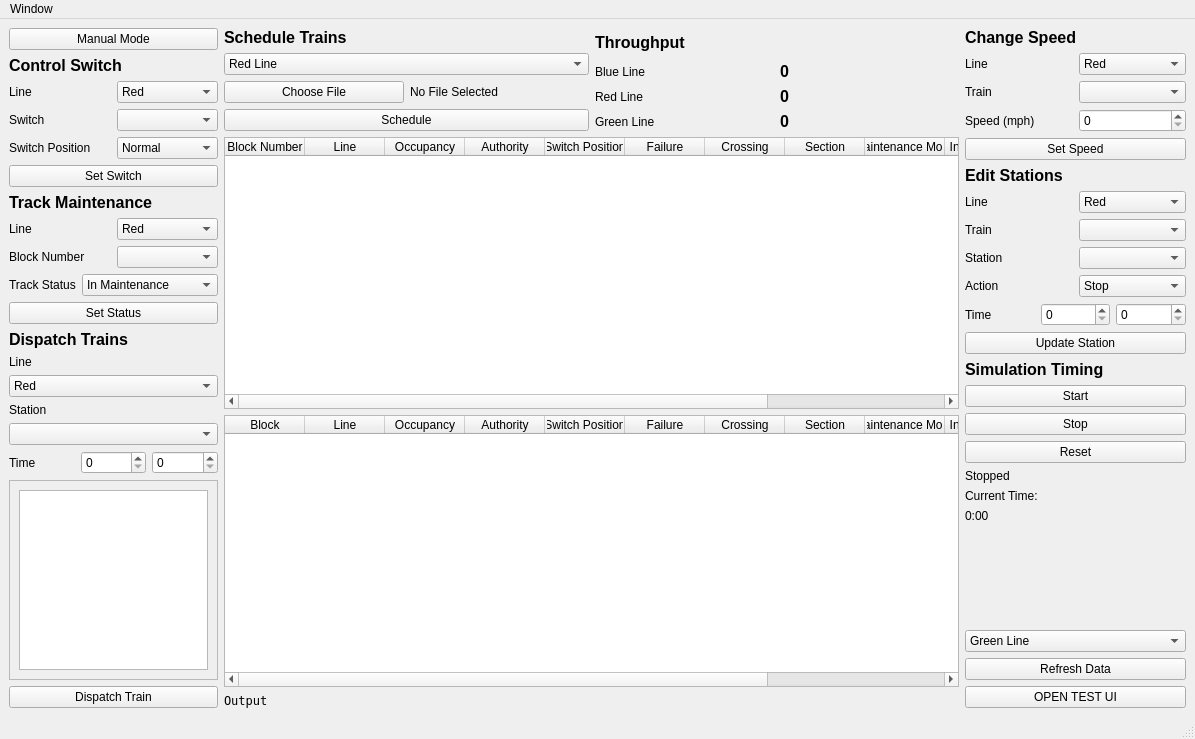
<?xml version="1.0" encoding="UTF-8"?>
<ui version="4.0">
 <class>MainWindow</class>
 <widget class="QMainWindow" name="MainWindow">
  <property name="geometry">
   <rect>
    <x>0</x>
    <y>0</y>
    <width>1195</width>
    <height>739</height>
   </rect>
  </property>
  <property name="windowTitle">
   <string>MainWindow</string>
  </property>
  <property name="styleSheet">
   <string notr="true"/>
  </property>
  <widget class="QWidget" name="centralwidget">
   <property name="sizePolicy">
    <sizepolicy hsizetype="Preferred" vsizetype="Preferred">
     <horstretch>0</horstretch>
     <verstretch>0</verstretch>
    </sizepolicy>
   </property>
   <layout class="QHBoxLayout" name="horizontalLayout_20" stretch="1,10,3">
    <item>
     <layout class="QVBoxLayout" name="verticalLayout_10">
      <item>
       <widget class="QPushButton" name="pushButton_manualMode">
        <property name="styleSheet">
         <string notr="true">QPushButton:checked {background-color: red;}</string>
        </property>
        <property name="text">
         <string>Manual Mode</string>
        </property>
        <property name="checkable">
         <bool>true</bool>
        </property>
        <property name="autoDefault">
         <bool>false</bool>
        </property>
        <property name="flat">
         <bool>false</bool>
        </property>
       </widget>
      </item>
      <item>
       <layout class="QVBoxLayout" name="verticalLayout_2">
        <item>
         <widget class="QLabel" name="label_10">
          <property name="font">
           <font>
            <pointsize>12</pointsize>
            <bold>true</bold>
           </font>
          </property>
          <property name="text">
           <string>Control Switch</string>
          </property>
         </widget>
        </item>
        <item>
         <layout class="QHBoxLayout" name="horizontalLayout_6">
          <item>
           <widget class="QLabel" name="label_12">
            <property name="text">
             <string>Line</string>
            </property>
           </widget>
          </item>
          <item>
           <widget class="QComboBox" name="comboBox_controlSwitch_Line">
            <item>
             <property name="text">
              <string>Red</string>
             </property>
            </item>
            <item>
             <property name="text">
              <string>Green</string>
             </property>
            </item>
            <item>
             <property name="text">
              <string>Blue</string>
             </property>
            </item>
           </widget>
          </item>
         </layout>
        </item>
        <item>
         <layout class="QHBoxLayout" name="horizontalLayout_7">
          <item>
           <widget class="QLabel" name="label_13">
            <property name="text">
             <string>Switch</string>
            </property>
           </widget>
          </item>
          <item>
           <widget class="QComboBox" name="comboBox_controlSwitch_switch"/>
          </item>
         </layout>
        </item>
        <item>
         <layout class="QHBoxLayout" name="horizontalLayout_8">
          <item>
           <widget class="QLabel" name="label_14">
            <property name="text">
             <string>Switch Position</string>
            </property>
           </widget>
          </item>
          <item>
           <widget class="QComboBox" name="comboBox_controlSwitch_switchPosition">
            <item>
             <property name="text">
              <string>Normal</string>
             </property>
            </item>
            <item>
             <property name="text">
              <string>Reverse</string>
             </property>
            </item>
           </widget>
          </item>
         </layout>
        </item>
        <item>
         <widget class="QPushButton" name="pushButton_controlSwitch">
          <property name="text">
           <string>Set Switch</string>
          </property>
         </widget>
        </item>
       </layout>
      </item>
      <item>
       <layout class="QVBoxLayout" name="verticalLayout">
        <item>
         <widget class="QLabel" name="label_5">
          <property name="font">
           <font>
            <pointsize>12</pointsize>
            <bold>true</bold>
           </font>
          </property>
          <property name="text">
           <string>Track Maintenance</string>
          </property>
         </widget>
        </item>
        <item>
         <layout class="QHBoxLayout" name="horizontalLayout">
          <item>
           <widget class="QLabel" name="label_6">
            <property name="text">
             <string>Line</string>
            </property>
           </widget>
          </item>
          <item>
           <widget class="QComboBox" name="comboBox_trackMaintenance_line">
            <item>
             <property name="text">
              <string>Red</string>
             </property>
            </item>
            <item>
             <property name="text">
              <string>Green</string>
             </property>
            </item>
            <item>
             <property name="text">
              <string>Blue</string>
             </property>
            </item>
           </widget>
          </item>
         </layout>
        </item>
        <item>
         <layout class="QHBoxLayout" name="horizontalLayout_2"/>
        </item>
        <item>
         <layout class="QHBoxLayout" name="horizontalLayout_3">
          <item>
           <widget class="QLabel" name="label_8">
            <property name="text">
             <string>Block Number</string>
            </property>
           </widget>
          </item>
          <item>
           <widget class="QComboBox" name="comboBox_trackMaintenance_blockNumber"/>
          </item>
         </layout>
        </item>
        <item>
         <layout class="QHBoxLayout" name="horizontalLayout_4">
          <item>
           <widget class="QLabel" name="label_9">
            <property name="text">
             <string>Track Status</string>
            </property>
           </widget>
          </item>
          <item>
           <widget class="QComboBox" name="comboBox_trackMaintenance_trackStatus">
            <item>
             <property name="text">
              <string>In Maintenance</string>
             </property>
            </item>
            <item>
             <property name="text">
              <string>Out of Maintenance</string>
             </property>
            </item>
           </widget>
          </item>
         </layout>
        </item>
        <item>
         <widget class="QPushButton" name="pushButton_trackMaintenance">
          <property name="text">
           <string>Set Status</string>
          </property>
         </widget>
        </item>
       </layout>
      </item>
      <item>
       <layout class="QVBoxLayout" name="verticalLayout_9">
        <item>
         <widget class="QLabel" name="label_27">
          <property name="font">
           <font>
            <pointsize>12</pointsize>
            <bold>true</bold>
           </font>
          </property>
          <property name="text">
           <string>Dispatch Trains</string>
          </property>
         </widget>
        </item>
        <item>
         <widget class="QLabel" name="label_28">
          <property name="text">
           <string>Line</string>
          </property>
         </widget>
        </item>
        <item>
         <widget class="QComboBox" name="comboBox_dispatchTrain_line">
          <item>
           <property name="text">
            <string>Red</string>
           </property>
          </item>
          <item>
           <property name="text">
            <string>Green</string>
           </property>
          </item>
          <item>
           <property name="text">
            <string>Blue</string>
           </property>
          </item>
         </widget>
        </item>
        <item>
         <widget class="QLabel" name="label_24">
          <property name="text">
           <string>Station</string>
          </property>
         </widget>
        </item>
        <item>
         <widget class="QComboBox" name="comboBox_dispatchTrain_station"/>
        </item>
        <item>
         <layout class="QHBoxLayout" name="horizontalLayout_19">
          <item>
           <widget class="QLabel" name="label_29">
            <property name="text">
             <string>Time</string>
            </property>
           </widget>
          </item>
          <item>
           <widget class="QSpinBox" name="spinBox_dispatchTrain_hour">
            <property name="maximum">
             <number>23</number>
            </property>
           </widget>
          </item>
          <item>
           <widget class="QSpinBox" name="spinBox_dispatchTrain_minute">
            <property name="maximum">
             <number>59</number>
            </property>
           </widget>
          </item>
         </layout>
        </item>
        <item>
         <widget class="QScrollArea" name="scrollArea">
          <property name="widgetResizable">
           <bool>true</bool>
          </property>
          <widget class="QWidget" name="scrollAreaWidgetContents">
           <property name="geometry">
            <rect>
             <x>0</x>
             <y>0</y>
             <width>200</width>
             <height>155</height>
            </rect>
           </property>
           <layout class="QHBoxLayout" name="horizontalLayout_18">
            <item>
             <widget class="QColumnView" name="columnView"/>
            </item>
           </layout>
          </widget>
         </widget>
        </item>
        <item>
         <widget class="QPushButton" name="pushButton_dispatchTrains">
          <property name="text">
           <string>Dispatch Train</string>
          </property>
         </widget>
        </item>
       </layout>
      </item>
     </layout>
    </item>
    <item>
     <layout class="QVBoxLayout" name="verticalLayout_8">
      <property name="sizeConstraint">
       <enum>QLayout::SetMinimumSize</enum>
      </property>
      <item>
       <layout class="QHBoxLayout" name="horizontalLayout_17">
        <item>
         <layout class="QVBoxLayout" name="verticalLayout_3">
          <item>
           <widget class="QLabel" name="label_2">
            <property name="font">
             <font>
              <pointsize>12</pointsize>
              <bold>true</bold>
             </font>
            </property>
            <property name="text">
             <string>Schedule Trains</string>
            </property>
           </widget>
          </item>
          <item>
           <widget class="QComboBox" name="comboBox">
            <item>
             <property name="text">
              <string>Red Line</string>
             </property>
            </item>
            <item>
             <property name="text">
              <string>Green Line</string>
             </property>
            </item>
            <item>
             <property name="text">
              <string>Blue Line</string>
             </property>
            </item>
           </widget>
          </item>
          <item>
           <layout class="QHBoxLayout" name="horizontalLayout_5">
            <item>
             <widget class="QPushButton" name="pushButton_2">
              <property name="text">
               <string>Choose File</string>
              </property>
             </widget>
            </item>
            <item>
             <widget class="QLabel" name="label">
              <property name="text">
               <string>No File Selected</string>
              </property>
             </widget>
            </item>
           </layout>
          </item>
          <item>
           <widget class="QPushButton" name="pushButton_scheduleTrains">
            <property name="text">
             <string>Schedule</string>
            </property>
           </widget>
          </item>
         </layout>
        </item>
        <item>
         <layout class="QVBoxLayout" name="verticalLayout_7">
          <item>
           <widget class="QLabel" name="label_4">
            <property name="font">
             <font>
              <pointsize>12</pointsize>
              <bold>true</bold>
             </font>
            </property>
            <property name="text">
             <string>Throughput</string>
            </property>
           </widget>
          </item>
          <item>
           <layout class="QGridLayout" name="gridLayout">
            <property name="sizeConstraint">
             <enum>QLayout::SetDefaultConstraint</enum>
            </property>
            <item row="1" column="1">
             <widget class="QLabel" name="RedThroughput">
              <property name="font">
               <font>
                <pointsize>12</pointsize>
                <bold>true</bold>
               </font>
              </property>
              <property name="text">
               <string>0</string>
              </property>
             </widget>
            </item>
            <item row="2" column="1">
             <widget class="QLabel" name="GreenThroughput">
              <property name="font">
               <font>
                <pointsize>12</pointsize>
                <bold>true</bold>
               </font>
              </property>
              <property name="text">
               <string>0</string>
              </property>
             </widget>
            </item>
            <item row="1" column="0">
             <widget class="QLabel" name="label_23">
              <property name="text">
               <string>Red Line</string>
              </property>
             </widget>
            </item>
            <item row="2" column="0">
             <widget class="QLabel" name="label_25">
              <property name="text">
               <string>Green Line</string>
              </property>
             </widget>
            </item>
            <item row="0" column="0">
             <widget class="QLabel" name="label_7">
              <property name="text">
               <string>Blue Line</string>
              </property>
             </widget>
            </item>
            <item row="0" column="1">
             <widget class="QLabel" name="BlueThroughput">
              <property name="font">
               <font>
                <pointsize>12</pointsize>
                <bold>true</bold>
               </font>
              </property>
              <property name="text">
               <string>0</string>
              </property>
             </widget>
            </item>
           </layout>
          </item>
         </layout>
        </item>
       </layout>
      </item>
      <item>
       <widget class="QTableWidget" name="tableWidget_2">
        <property name="enabled">
         <bool>true</bool>
        </property>
        <property name="sizePolicy">
         <sizepolicy hsizetype="Minimum" vsizetype="Expanding">
          <horstretch>0</horstretch>
          <verstretch>0</verstretch>
         </sizepolicy>
        </property>
        <property name="toolTipDuration">
         <number>-1</number>
        </property>
        <attribute name="horizontalHeaderDefaultSectionSize">
         <number>80</number>
        </attribute>
        <attribute name="horizontalHeaderStretchLastSection">
         <bool>true</bool>
        </attribute>
        <attribute name="verticalHeaderVisible">
         <bool>false</bool>
        </attribute>
        <column>
         <property name="text">
          <string>Block Number</string>
         </property>
        </column>
        <column>
         <property name="text">
          <string>Line</string>
         </property>
        </column>
        <column>
         <property name="text">
          <string>Occupancy</string>
         </property>
        </column>
        <column>
         <property name="text">
          <string>Authority</string>
         </property>
        </column>
        <column>
         <property name="text">
          <string>Switch Position</string>
         </property>
        </column>
        <column>
         <property name="text">
          <string>Failure</string>
         </property>
        </column>
        <column>
         <property name="text">
          <string>Crossing</string>
         </property>
        </column>
        <column>
         <property name="text">
          <string>Section</string>
         </property>
        </column>
        <column>
         <property name="text">
          <string>Maintenance Mode</string>
         </property>
        </column>
        <column>
         <property name="text">
          <string>Infrastructure</string>
         </property>
        </column>
        <column>
         <property name="text">
          <string>Signal</string>
         </property>
        </column>
        <column>
         <property name="text">
          <string>Suggested Speed</string>
         </property>
        </column>
       </widget>
      </item>
      <item>
       <widget class="QTableWidget" name="tableWidget">
        <attribute name="horizontalHeaderDefaultSectionSize">
         <number>80</number>
        </attribute>
        <attribute name="horizontalHeaderStretchLastSection">
         <bool>true</bool>
        </attribute>
        <attribute name="verticalHeaderVisible">
         <bool>false</bool>
        </attribute>
        <column>
         <property name="text">
          <string>Block</string>
         </property>
        </column>
        <column>
         <property name="text">
          <string>Line</string>
         </property>
        </column>
        <column>
         <property name="text">
          <string>Occupancy</string>
         </property>
        </column>
        <column>
         <property name="text">
          <string>Authority</string>
         </property>
        </column>
        <column>
         <property name="text">
          <string>Switch Position</string>
         </property>
        </column>
        <column>
         <property name="text">
          <string>Failure</string>
         </property>
        </column>
        <column>
         <property name="text">
          <string>Crossing</string>
         </property>
        </column>
        <column>
         <property name="text">
          <string>Section</string>
         </property>
        </column>
        <column>
         <property name="text">
          <string>Maintenance Mode</string>
         </property>
        </column>
        <column>
         <property name="text">
          <string>Infrastructure</string>
         </property>
        </column>
        <column>
         <property name="text">
          <string>Signal</string>
         </property>
        </column>
        <column>
         <property name="text">
          <string>Suggested Speed</string>
         </property>
        </column>
       </widget>
      </item>
      <item>
       <widget class="QLabel" name="outputLabel">
        <property name="font">
         <font>
          <family>Terminal</family>
          <pointsize>9</pointsize>
         </font>
        </property>
        <property name="text">
         <string>Output</string>
        </property>
       </widget>
      </item>
     </layout>
    </item>
    <item>
     <layout class="QVBoxLayout" name="verticalLayout_6">
      <property name="sizeConstraint">
       <enum>QLayout::SetMinimumSize</enum>
      </property>
      <item>
       <layout class="QVBoxLayout" name="verticalLayout_4">
        <item>
         <widget class="QLabel" name="label_11">
          <property name="font">
           <font>
            <pointsize>12</pointsize>
            <bold>true</bold>
           </font>
          </property>
          <property name="text">
           <string>Change Speed</string>
          </property>
         </widget>
        </item>
        <item>
         <layout class="QHBoxLayout" name="horizontalLayout_9">
          <item>
           <widget class="QLabel" name="label_15">
            <property name="text">
             <string>Line</string>
            </property>
           </widget>
          </item>
          <item>
           <widget class="QComboBox" name="comboBox_changeSpeed_line">
            <item>
             <property name="text">
              <string>Red</string>
             </property>
            </item>
            <item>
             <property name="text">
              <string>Green</string>
             </property>
            </item>
            <item>
             <property name="text">
              <string>Blue</string>
             </property>
            </item>
           </widget>
          </item>
         </layout>
        </item>
        <item>
         <layout class="QHBoxLayout" name="horizontalLayout_10">
          <item>
           <widget class="QLabel" name="label_16">
            <property name="text">
             <string>Train</string>
            </property>
           </widget>
          </item>
          <item>
           <widget class="QComboBox" name="comboBox_changeSpeed_train"/>
          </item>
         </layout>
        </item>
        <item>
         <layout class="QHBoxLayout" name="horizontalLayout_11">
          <item>
           <widget class="QLabel" name="label_17">
            <property name="text">
             <string>Speed (mph)</string>
            </property>
           </widget>
          </item>
          <item>
           <widget class="QSpinBox" name="spinBox_changeSpeed_speed"/>
          </item>
         </layout>
        </item>
        <item>
         <widget class="QPushButton" name="pushButton_changeSpeed">
          <property name="text">
           <string>Set Speed</string>
          </property>
         </widget>
        </item>
       </layout>
      </item>
      <item>
       <layout class="QVBoxLayout" name="verticalLayout_5">
        <item>
         <widget class="QLabel" name="label_18">
          <property name="font">
           <font>
            <pointsize>12</pointsize>
            <bold>true</bold>
           </font>
          </property>
          <property name="text">
           <string>Edit Stations</string>
          </property>
         </widget>
        </item>
        <item>
         <layout class="QHBoxLayout" name="horizontalLayout_12">
          <item>
           <widget class="QLabel" name="label_19">
            <property name="text">
             <string>Line</string>
            </property>
           </widget>
          </item>
          <item>
           <widget class="QComboBox" name="comboBox_editStations_line">
            <item>
             <property name="text">
              <string>Red</string>
             </property>
            </item>
            <item>
             <property name="text">
              <string>Green</string>
             </property>
            </item>
            <item>
             <property name="text">
              <string>Blue</string>
             </property>
            </item>
           </widget>
          </item>
         </layout>
        </item>
        <item>
         <layout class="QHBoxLayout" name="horizontalLayout_13">
          <item>
           <widget class="QLabel" name="label_20">
            <property name="text">
             <string>Train</string>
            </property>
           </widget>
          </item>
          <item>
           <widget class="QComboBox" name="comboBox_editStations_train"/>
          </item>
         </layout>
        </item>
        <item>
         <layout class="QHBoxLayout" name="horizontalLayout_14">
          <item>
           <widget class="QLabel" name="label_21">
            <property name="text">
             <string>Station</string>
            </property>
           </widget>
          </item>
          <item>
           <widget class="QComboBox" name="comboBox_editStations_station">
            <property name="toolTipDuration">
             <number>100</number>
            </property>
            <property name="sizeAdjustPolicy">
             <enum>QComboBox::AdjustToContents</enum>
            </property>
           </widget>
          </item>
         </layout>
        </item>
        <item>
         <layout class="QHBoxLayout" name="horizontalLayout_15">
          <item>
           <widget class="QLabel" name="label_22">
            <property name="text">
             <string>Action</string>
            </property>
           </widget>
          </item>
          <item>
           <widget class="QComboBox" name="comboBox_editStations_action">
            <item>
             <property name="text">
              <string>Stop</string>
             </property>
            </item>
            <item>
             <property name="text">
              <string>Skip</string>
             </property>
            </item>
           </widget>
          </item>
         </layout>
        </item>
        <item>
         <layout class="QHBoxLayout" name="horizontalLayout_16">
          <item>
           <widget class="QLabel" name="label_3">
            <property name="text">
             <string>Time</string>
            </property>
           </widget>
          </item>
          <item>
           <widget class="QSpinBox" name="spinBox_editStations_hour">
            <property name="maximum">
             <number>23</number>
            </property>
           </widget>
          </item>
          <item>
           <widget class="QSpinBox" name="spinBox_editStations_minute">
            <property name="maximum">
             <number>59</number>
            </property>
           </widget>
          </item>
         </layout>
        </item>
        <item>
         <widget class="QPushButton" name="pushButton_editStations">
          <property name="text">
           <string>Update Station</string>
          </property>
         </widget>
        </item>
        <item>
         <widget class="QLabel" name="label_26">
          <property name="font">
           <font>
            <pointsize>12</pointsize>
            <bold>true</bold>
           </font>
          </property>
          <property name="text">
           <string>Simulation Timing</string>
          </property>
         </widget>
        </item>
        <item>
         <widget class="QPushButton" name="pushButton_startSim">
          <property name="text">
           <string>Start</string>
          </property>
         </widget>
        </item>
        <item>
         <widget class="QPushButton" name="pushButton_stopSim">
          <property name="text">
           <string>Stop</string>
          </property>
         </widget>
        </item>
        <item>
         <widget class="QPushButton" name="pushButton_resetSim">
          <property name="text">
           <string>Reset</string>
          </property>
         </widget>
        </item>
        <item>
         <widget class="QLabel" name="label_simStatus">
          <property name="text">
           <string>Stopped</string>
          </property>
         </widget>
        </item>
        <item>
         <widget class="QLabel" name="label_31">
          <property name="text">
           <string>Current Time: </string>
          </property>
         </widget>
        </item>
        <item>
         <widget class="QLabel" name="label_currentTime">
          <property name="text">
           <string>0:00</string>
          </property>
         </widget>
        </item>
        <item>
         <spacer name="verticalSpacer_3">
          <property name="orientation">
           <enum>Qt::Vertical</enum>
          </property>
          <property name="sizeHint" stdset="0">
           <size>
            <width>20</width>
            <height>40</height>
           </size>
          </property>
         </spacer>
        </item>
       </layout>
      </item>
      <item>
       <widget class="QComboBox" name="comboBox_selectLineGraph">
        <item>
         <property name="text">
          <string>Green Line</string>
         </property>
        </item>
        <item>
         <property name="text">
          <string>Blue Line</string>
         </property>
        </item>
       </widget>
      </item>
      <item>
       <widget class="QPushButton" name="pushButton">
        <property name="text">
         <string>Refresh Data</string>
        </property>
       </widget>
      </item>
      <item>
       <widget class="QPushButton" name="pushButton_openTestUi">
        <property name="text">
         <string>OPEN TEST UI</string>
        </property>
       </widget>
      </item>
     </layout>
    </item>
   </layout>
  </widget>
  <widget class="QMenuBar" name="menubar">
   <property name="geometry">
    <rect>
     <x>0</x>
     <y>0</y>
     <width>1195</width>
     <height>22</height>
    </rect>
   </property>
   <widget class="QMenu" name="menuMain">
    <property name="title">
     <string>Window</string>
    </property>
    <addaction name="actionCTC_Office"/>
    <addaction name="actionTest"/>
    <addaction name="separator"/>
    <addaction name="actionExit"/>
   </widget>
   <addaction name="menuMain"/>
  </widget>
  <widget class="QStatusBar" name="statusbar"/>
  <action name="actionCTC_Office">
   <property name="text">
    <string>CTC Office</string>
   </property>
  </action>
  <action name="actionTest">
   <property name="text">
    <string>Test</string>
   </property>
  </action>
  <action name="actionExit">
   <property name="text">
    <string>Exit</string>
   </property>
  </action>
 </widget>
 <resources/>
 <connections/>
</ui>
